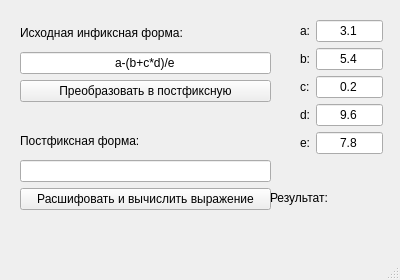
<?xml version="1.0" encoding="UTF-8"?>
<ui version="4.0">
 <class>MainWindow</class>
 <widget class="QMainWindow" name="MainWindow">
  <property name="geometry">
   <rect>
    <x>0</x>
    <y>0</y>
    <width>400</width>
    <height>280</height>
   </rect>
  </property>
  <property name="windowTitle">
   <string>MainWindow</string>
  </property>
  <widget class="QWidget" name="centralwidget">
   <widget class="QWidget" name="gridLayoutWidget">
    <property name="geometry">
     <rect>
      <x>20</x>
      <y>20</y>
      <width>251</width>
      <height>190</height>
     </rect>
    </property>
    <layout class="QGridLayout" name="gridLayout">
     <item row="4" column="0">
      <spacer name="horizontalSpacer">
       <property name="orientation">
        <enum>Qt::Horizontal</enum>
       </property>
       <property name="sizeHint" stdset="0">
        <size>
         <width>40</width>
         <height>20</height>
        </size>
       </property>
      </spacer>
     </item>
     <item row="5" column="0">
      <widget class="QLabel" name="label_2">
       <property name="text">
        <string>Постфиксная форма:</string>
       </property>
      </widget>
     </item>
     <item row="3" column="0">
      <widget class="QPushButton" name="convert_button">
       <property name="text">
        <string>Преобразовать в постфиксную</string>
       </property>
      </widget>
     </item>
     <item row="7" column="0">
      <widget class="QPushButton" name="calculate_button">
       <property name="text">
        <string>Расшифовать и вычислить выражение</string>
       </property>
      </widget>
     </item>
     <item row="0" column="0">
      <widget class="QLabel" name="label">
       <property name="text">
        <string>Исходная инфиксная форма:</string>
       </property>
      </widget>
     </item>
     <item row="6" column="0">
      <widget class="QLineEdit" name="postfiks">
       <property name="alignment">
        <set>Qt::AlignCenter</set>
       </property>
       <property name="readOnly">
        <bool>true</bool>
       </property>
      </widget>
     </item>
     <item row="2" column="0">
      <widget class="QLineEdit" name="infiks">
       <property name="text">
        <string>a-(b+c*d)/e</string>
       </property>
       <property name="alignment">
        <set>Qt::AlignCenter</set>
       </property>
      </widget>
     </item>
    </layout>
   </widget>
   <widget class="QWidget" name="gridLayoutWidget_2">
    <property name="geometry">
     <rect>
      <x>300</x>
      <y>20</y>
      <width>83</width>
      <height>136</height>
     </rect>
    </property>
    <layout class="QGridLayout" name="gridLayout_2">
     <item row="0" column="0">
      <widget class="QLabel" name="label_3">
       <property name="text">
        <string>a:</string>
       </property>
      </widget>
     </item>
     <item row="3" column="0">
      <widget class="QLabel" name="label_6">
       <property name="text">
        <string>d:</string>
       </property>
      </widget>
     </item>
     <item row="2" column="0">
      <widget class="QLabel" name="label_5">
       <property name="text">
        <string>c:</string>
       </property>
      </widget>
     </item>
     <item row="1" column="0">
      <widget class="QLabel" name="label_4">
       <property name="text">
        <string>b:</string>
       </property>
      </widget>
     </item>
     <item row="0" column="1">
      <widget class="QLineEdit" name="a">
       <property name="text">
        <string>3.1</string>
       </property>
       <property name="alignment">
        <set>Qt::AlignCenter</set>
       </property>
      </widget>
     </item>
     <item row="4" column="0">
      <widget class="QLabel" name="label_7">
       <property name="text">
        <string>e:</string>
       </property>
      </widget>
     </item>
     <item row="1" column="1">
      <widget class="QLineEdit" name="b">
       <property name="text">
        <string>5.4</string>
       </property>
       <property name="alignment">
        <set>Qt::AlignCenter</set>
       </property>
      </widget>
     </item>
     <item row="2" column="1">
      <widget class="QLineEdit" name="c">
       <property name="text">
        <string>0.2</string>
       </property>
       <property name="alignment">
        <set>Qt::AlignCenter</set>
       </property>
      </widget>
     </item>
     <item row="3" column="1">
      <widget class="QLineEdit" name="d">
       <property name="text">
        <string>9.6</string>
       </property>
       <property name="alignment">
        <set>Qt::AlignCenter</set>
       </property>
      </widget>
     </item>
     <item row="4" column="1">
      <widget class="QLineEdit" name="e">
       <property name="text">
        <string>7.8</string>
       </property>
       <property name="alignment">
        <set>Qt::AlignCenter</set>
       </property>
      </widget>
     </item>
    </layout>
   </widget>
   <widget class="QLabel" name="label_8">
    <property name="geometry">
     <rect>
      <x>270</x>
      <y>190</y>
      <width>91</width>
      <height>16</height>
     </rect>
    </property>
    <property name="text">
     <string>Результат:</string>
    </property>
   </widget>
   <widget class="QLabel" name="result">
    <property name="geometry">
     <rect>
      <x>340</x>
      <y>190</y>
      <width>61</width>
      <height>16</height>
     </rect>
    </property>
    <property name="text">
     <string/>
    </property>
   </widget>
  </widget>
  <widget class="QMenuBar" name="menubar">
   <property name="geometry">
    <rect>
     <x>0</x>
     <y>0</y>
     <width>400</width>
     <height>26</height>
    </rect>
   </property>
  </widget>
  <widget class="QStatusBar" name="statusbar"/>
 </widget>
 <tabstops>
  <tabstop>convert_button</tabstop>
  <tabstop>postfiks</tabstop>
  <tabstop>calculate_button</tabstop>
  <tabstop>a</tabstop>
  <tabstop>b</tabstop>
  <tabstop>c</tabstop>
  <tabstop>d</tabstop>
  <tabstop>e</tabstop>
 </tabstops>
 <resources/>
 <connections/>
</ui>
